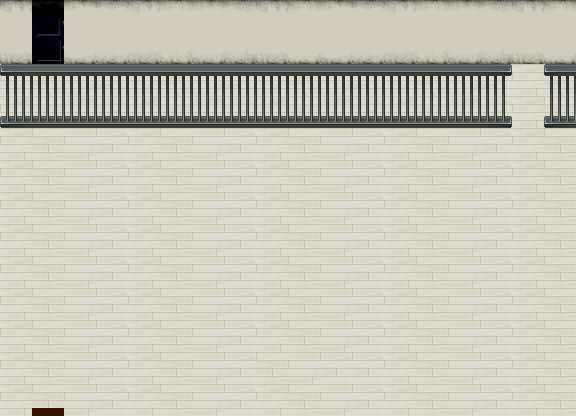

Rendered tile map (Tiled .tmx) drawn with the repository's tilesets; below, a short description and the full map source, tile grids included:
An orthogonal 18x13 tile map with 32x32 px tiles, 4 tile layers (layer0, layer1, layer2, layer3), 6 tilesets.

<map version="1.9" tiledversion="1.9.2" orientation="orthogonal" renderorder="right-down" width="18" height="13" tilewidth="32" tileheight="32" infinite="0" nextlayerid="12" nextobjectid="1">
 <tileset firstgid="1" source="res/room-01-udw.tsx" />
 <tileset firstgid="1113" source="res/add_more.tsx" />
 <tileset firstgid="1625" source="res/room-01-udy.tsx" />
 <tileset firstgid="2041" source="res/room-01-udz.tsx" />
 <tileset firstgid="2937" source="res/room-01-ud.tsx" />
 <tileset firstgid="3305" source="res/room-01-udw3.tsx" />
 <layer id="10" name="layer0" width="18" height="13" locked="1">
  <data encoding="csv">
0,0,0,0,0,0,0,0,0,0,0,0,0,0,0,0,0,0,
0,0,0,0,0,0,0,0,0,0,0,0,0,0,0,0,0,0,
1424,1424,1424,1424,1424,1424,1424,1424,1424,1424,1424,1424,1424,1424,1424,1424,1424,1424,
0,0,0,0,0,0,0,0,0,0,0,0,0,0,0,0,1424,0,
1424,1424,1424,1424,1424,1424,1424,1424,1424,1424,1424,1424,1424,1424,1424,1424,1424,1424,
1424,1424,1424,1424,1424,1424,1424,1424,1424,1424,1424,1424,1424,1424,1424,1424,1424,1424,
1424,1424,1424,1424,1424,1424,1424,1424,1424,1424,1424,1424,1424,1424,1424,1424,1424,1424,
1424,1424,1424,1424,1424,1424,1424,1424,1424,1424,1424,1424,1424,1424,1424,1424,1424,1424,
1424,1424,1424,1424,1424,1424,1424,1424,1424,1424,1424,1424,1424,1424,1424,1424,1424,1424,
1424,1424,1424,1424,1424,1424,1424,1424,1424,1424,1424,1424,1424,1424,1424,1424,1424,1424,
1424,1424,1424,1424,1424,1424,1424,1424,1424,1424,1424,1424,1424,1424,1424,1424,1424,1424,
1424,1424,1424,1424,1424,1424,1424,1424,1424,1424,1424,1424,1424,1424,1424,1424,1424,1424,
1424,1424,1424,1424,1424,1424,1424,1424,1424,1424,1424,1424,1424,1424,1424,1424,1424,1424
</data>
 </layer>
 <layer id="8" name="layer1" width="18" height="13" locked="1">
  <data encoding="csv">
3441,1431,3443,3444,3445,3446,3447,3448,3441,3442,3443,3444,3445,3446,3447,3448,3441,3442,
3449,1447,3451,3452,3453,3454,3455,3456,3449,3450,3451,3452,3453,3454,3455,3456,3449,3450,
3305,3306,3307,3308,3305,3306,3307,3308,3305,3306,3307,3308,3305,3306,3307,3308,3305,3306,
3305,3306,3307,3308,3305,3306,3307,3308,3305,3306,3307,3308,3305,3306,3307,3308,3305,3306,
3305,3306,3307,3308,3305,3306,3307,3308,3305,3306,3307,3308,3305,3306,3307,3308,3305,3306,
3305,3306,3307,3308,3305,3306,3307,3308,3305,3306,3307,3308,3305,3306,3307,3308,3305,3306,
3305,3306,3307,3308,3305,3306,3307,3308,3305,3306,3307,3308,3305,3306,3307,3308,3305,3306,
3305,3306,3307,3308,3305,3306,3307,3308,3305,3306,3307,3308,3305,3306,3307,3308,3305,3306,
3305,3306,3307,3308,3305,3306,3307,3308,3305,3306,3307,3308,3305,3306,3307,3308,3305,3306,
3305,3306,3307,3308,3305,3306,3307,3308,3305,3306,3307,3308,3305,3306,3307,3308,3305,3306,
3305,3306,3307,3308,3305,3306,3307,3308,3305,3306,3307,3308,3305,3306,3307,3308,3305,3306,
3305,3306,3307,3308,3305,3306,3307,3308,3306,3307,3308,3308,3305,3306,3307,3308,3305,3306,
3305,3306,3307,3308,3305,3306,3307,3308,3305,3306,3307,3308,3305,3306,3307,3308,3305,3306
</data>
 </layer>
 <layer id="9" name="layer2" width="18" height="13" locked="1">
  <data encoding="csv">
0,0,0,0,0,0,0,0,0,0,0,0,0,0,0,0,0,0,
0,0,0,0,0,0,0,0,0,0,0,0,0,0,0,0,0,0,
0,0,0,0,0,0,0,0,0,0,0,0,0,0,0,0,0,0,
3385,3386,3386,3386,3386,3386,3386,3386,3386,3386,3386,3386,3386,3386,3386,3387,0,3385,
0,0,0,0,0,0,0,0,0,0,0,0,0,0,0,0,0,0,
0,0,0,0,0,0,0,0,0,0,0,0,0,0,0,0,0,0,
0,0,0,0,0,0,0,0,0,0,0,0,0,0,0,0,0,0,
0,0,0,0,0,0,0,0,0,0,0,0,0,0,0,0,0,0,
0,0,0,0,0,0,0,0,0,0,0,0,0,0,0,0,0,0,
0,0,0,0,0,0,0,0,0,0,0,0,0,0,0,0,0,0,
0,0,0,0,0,0,0,0,0,0,0,0,0,0,0,0,0,0,
0,0,0,0,0,0,0,0,0,0,0,0,0,0,0,0,0,0,
0,0,0,0,0,0,0,0,0,0,0,0,0,0,0,0,0,0
</data>
 </layer>
 <layer id="11" name="layer3" width="18" height="13" locked="1">
  <data encoding="csv">
0,0,0,0,0,0,0,0,0,0,0,0,0,0,0,0,0,0,
0,0,0,0,0,0,0,0,0,0,0,0,0,0,0,0,0,0,
3377,3378,3378,3378,3378,3378,3378,3378,3378,3378,3378,3378,3378,3378,3378,3379,0,3377,
0,0,0,0,0,0,0,0,0,0,0,0,0,0,0,0,0,0,
0,0,0,0,0,0,0,0,0,0,0,0,0,0,0,0,0,0,
0,0,0,0,0,0,0,0,0,0,0,0,0,0,0,0,0,0,
0,0,0,0,0,0,0,0,0,0,0,0,0,0,0,0,0,0,
0,0,0,0,0,0,0,0,0,0,0,0,0,0,0,0,0,0,
0,0,0,0,0,0,0,0,0,0,0,0,0,0,0,0,0,0,
0,0,0,0,0,0,0,0,0,0,0,0,0,0,0,0,0,0,
0,0,0,0,0,0,0,0,0,0,0,0,0,0,0,0,0,0,
0,0,0,0,0,0,0,0,0,0,0,0,0,0,0,0,0,0,
0,192,0,0,0,0,0,0,0,0,0,0,0,0,0,0,0,0
</data>
 </layer>
</map>
